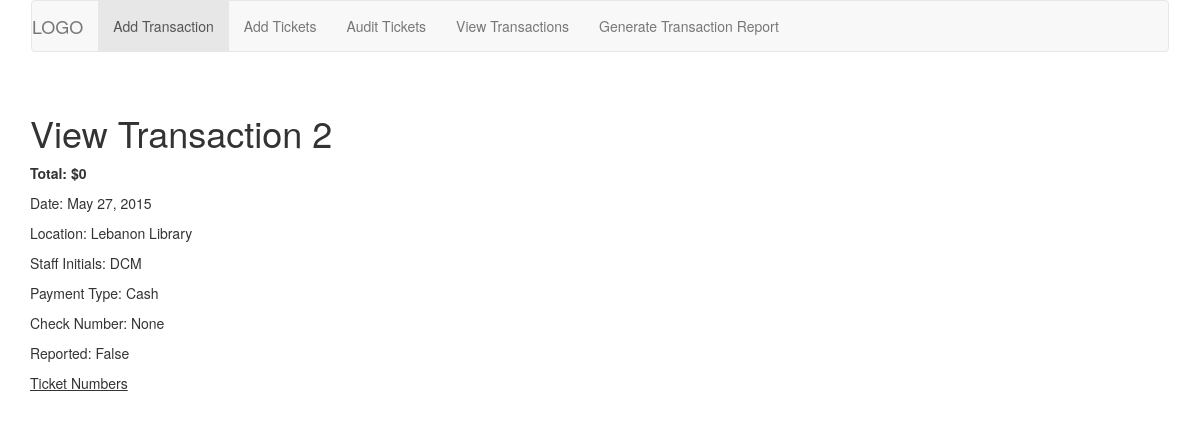
Page /transactions/detail/2/ on the earlier database version.
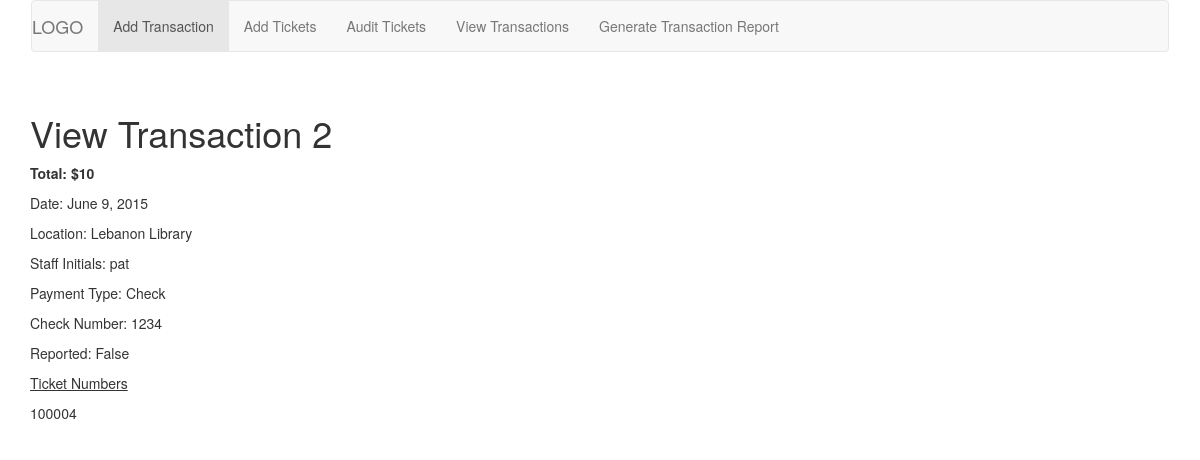
Same page on the later database version.
### ticket_app/models.py (models this page shows, shortened)
class Transactions(models.Model):
    date = models.DateField(auto_now_add=True)
    location = models.ForeignKey(Locations)
    payment_type = models.ForeignKey(PaymentTypes)
    check_number = models.PositiveIntegerField(null=True, blank=True)
    reported = models.BooleanField(default=False)
    staff_initials = models.CharField(max_length=4)
    def total(self):
        tickets = Tickets_Transactions.objects.filter(transactions=self.id).count()
        total = tickets * 10
        return total
    date_reported = models.DateField(blank=True, null=True)

class PaymentTypes(models.Model):
    type = models.CharField(max_length=255, unique=True)
    def __unicode__(self):
        return self.type

class Locations(models.Model):
    name = models.CharField(max_length=255, unique=True)
    def __unicode__(self):
        return self.name

class Tickets_Transactions(models.Model):
    ticket = models.OneToOneField(Tickets, unique=True)
    transactions = models.ForeignKey(Transactions)

class Tickets(models.Model):
    ticket_number = models.PositiveIntegerField(unique=True)
    date_entered = models.DateField(auto_now_add=True)
    sold = models.BooleanField(default=False)
    date_sold = models.DateField(blank=True, null=True)
    location = models.ForeignKey(Locations)
    def __unicode__(self):
        return str(self.ticket_number)

### ticket_app/views.py (the view)
# urls.py: url(r'^detail/(?P<pk>\d+)/?$', views.TransactionDetail.as_view(), name="Transaction Detail"),
class TransactionDetail(generic.DetailView):
    model = Transactions
    context_object_name = "transaction"
    template_name = "ticket_app/transaction_detail.html"
    def get_context_data(self, **kwargs):
        context = super(TransactionDetail, self).get_context_data(**kwargs)
        context['transaction_tickets'] = Tickets_Transactions.objects.filter(transactions = context['transaction'].id)
        return context

### ticket_app/templates/ticket_app/transaction_detail.html
{% include "ticket_app/header.html" %}
<h1>View Transaction {{ object.pk }}</h1>
<p><strong>Total: ${{ object.total }}</strong></p>
<p>Date: {{ object.date | date }}</p>
<p>Location: {{ object.location }}</p>
<p>Staff Initials: {{object.staff_initials }}</p>
<p>Payment Type: {{object.payment_type }}</p>
<p>Check Number: {{ object.check_number }}</p>
<p>Reported: {{ object.reported }}</p>
<p><u>Ticket Numbers</u></p>
{% for ticket in transaction_tickets %}
<p>{{ ticket.ticket }}</p>
{% endfor %}
{% include "ticket_app/footer.html" %}

Differences in the rows shown:
changed Transactions "False": total "0" → "10"; date "May 27, 2015" → "June 9, 2015"; staff_initials "DCM" → "pat"; payment_type "Cash" → "Check"; check_number "None" → "1234"
added Tickets_Transactions: ticket "100004"
